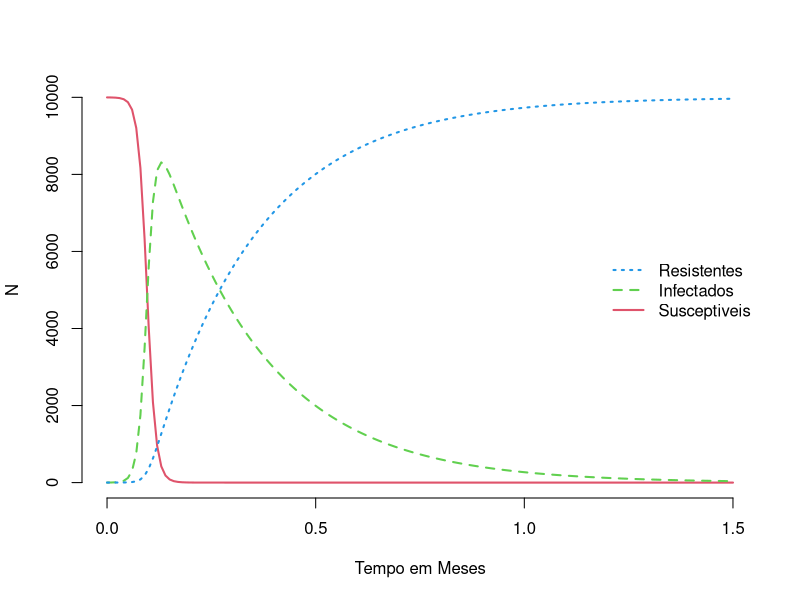

Source code (R):
SIR <- function(t, y, p) {
    {
    S <- y[1]
    I <- y[2]
    R <- y[3]
    }
    with(as.list(p), {
                    dS.dt <- -B * I * S
                    dI.dt <- B * I * S - g * I
                    dR.dt <- g * I
                    return(list(c(dS.dt, dI.dt, dR.dt)))
                })
}

N <- 10000
I <- 1
R <- 1
S <- N - I - R
parms <- c(B = 0.01, g = 4)
meses <- seq(0, 1.5, by = 0.01)

#install.packages("deSolve")
library(deSolve)
SIR.out <- data.frame(ode(c(S, I, R), meses, SIR, parms))
colnames(SIR.out)<-c("tempo","S","I","R")

matplot(meses, SIR.out[, -1], type = "l", lty = 1:3,frame=F,
        xlab="Tempo em Meses",ylab="N",lwd=2,col=2:4)
legend("right", c("Resistentes", "Infectados", "Susceptiveis"), lty = 3:1, col = c(4,3,2), bty = "n",lwd=2)
